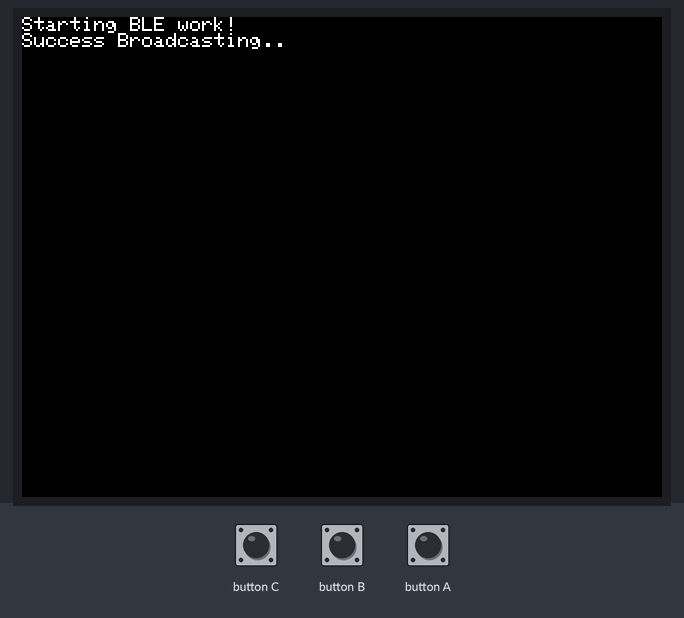
This sketch was run on a simulated ESP32. Parts: 320×240 colour display. The test bench sets the inputs (shaded band). Nothing arrives over Bluetooth unless stated; a phone connects over Bluetooth LE 3 s after start.

Above: at 1.3 s.
1.4 s: button C pressed for 0.6 s
At 3.3 s:
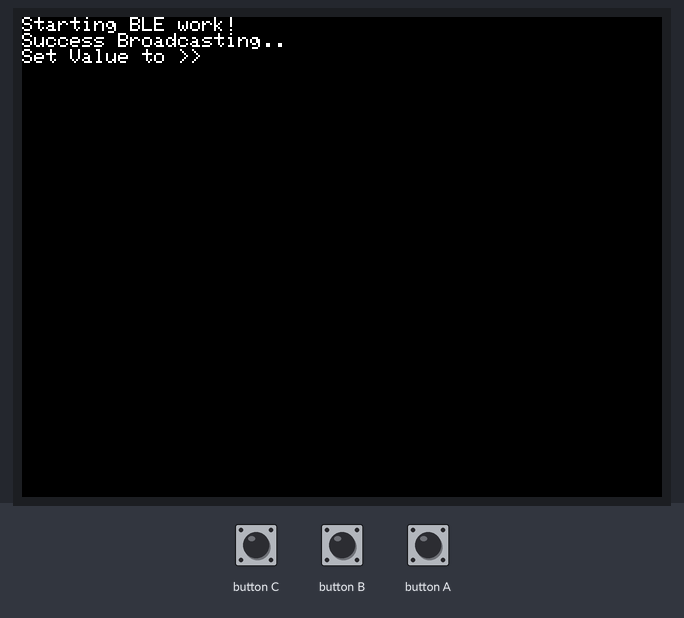
3.6 s: button A pressed for 0.6 s
At 4.9 s:
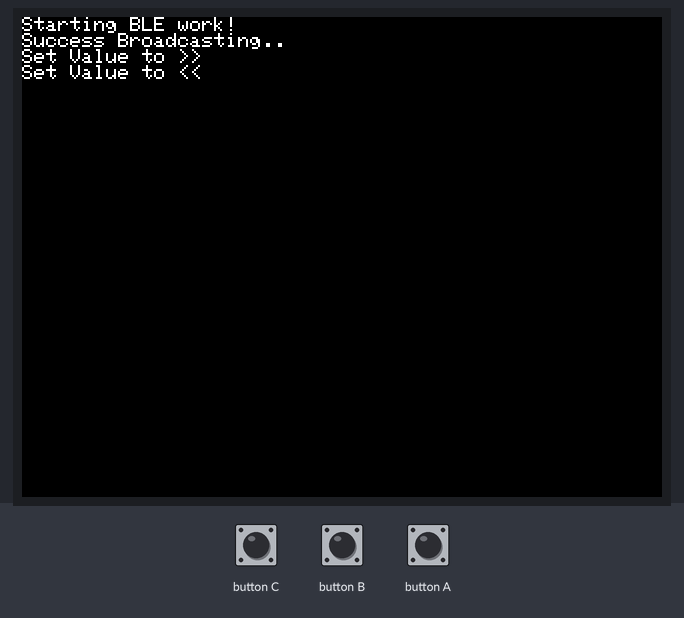
5.7 s: button B pressed for 0.6 s
At 6.9 s:
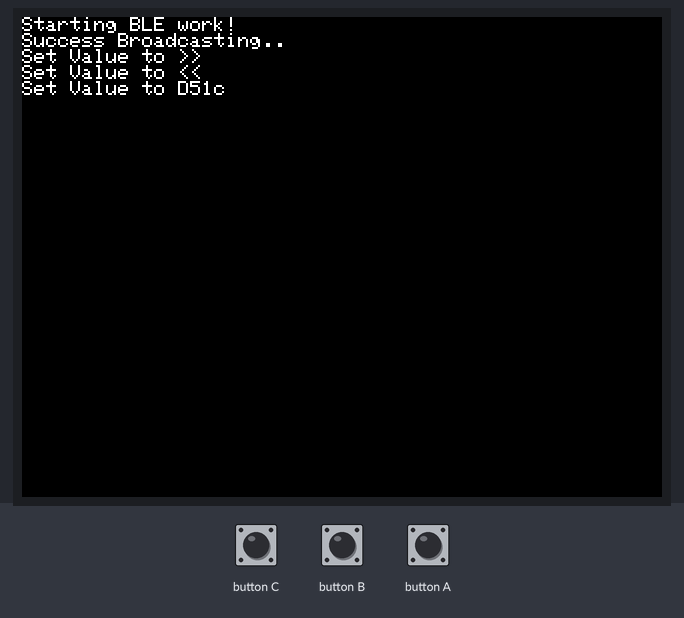
8.1 s: button C pressed for 1 s
At 9.7 s:
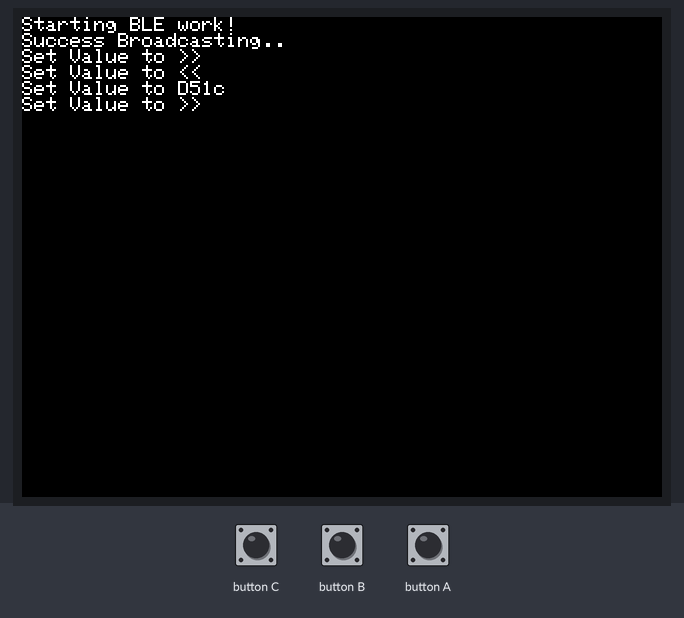
10.6 s: button B pressed for 1 s
At 11.7 s:
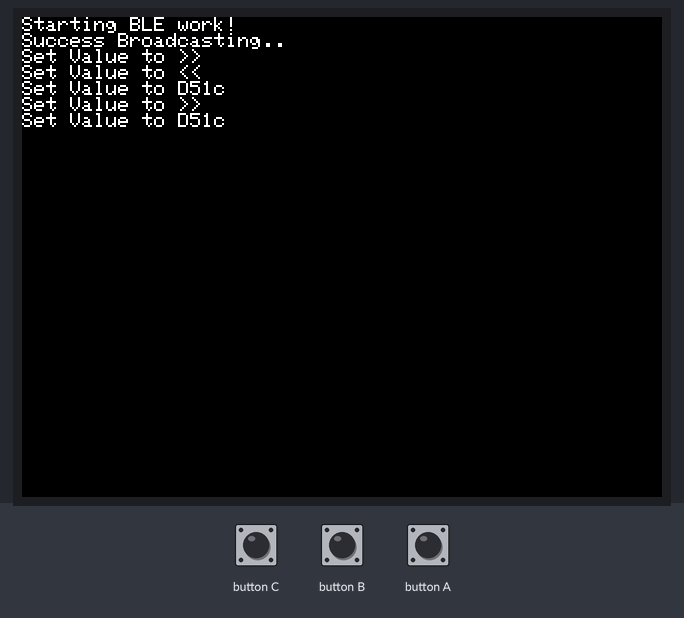
13.1 s: button A pressed for 1 s
At 14.9 s:
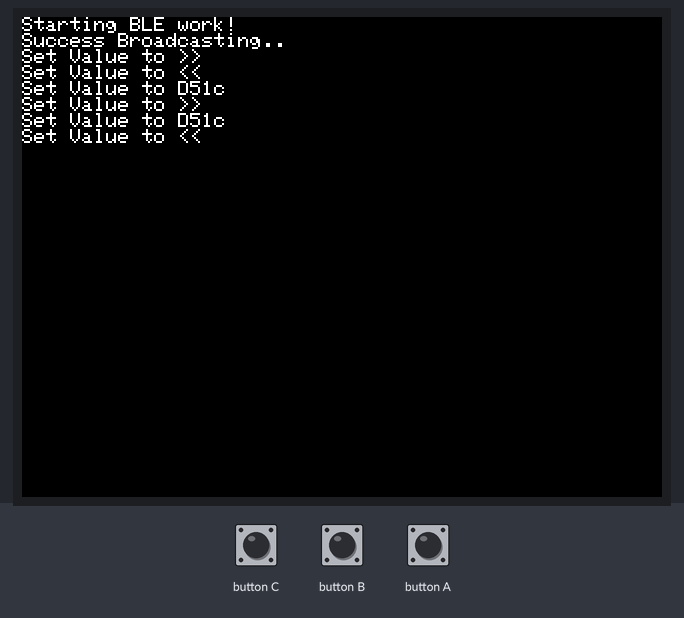
Timing chart, 0 to 16.4 s (numbered marks = the images above; inputs shaded):
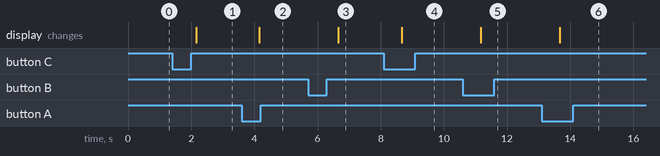

Measured:
- after the input at 1.4 s, the display: changes after 0.76 s (image 1)
- after the input at 3.6 s, the display: changes after 0.56 s (image 2)
- after the input at 5.7 s, the display: changes after 0.96 s (image 3)
- after the input at 8.1 s, the display: changes after 0.56 s (image 4)
- after the input at 10.6 s, the display: changes after 0.57 s (image 5)
- after the input at 13.1 s, the display: changes after 0.57 s (image 6)

The sketch:

BLEServer.ino
```cpp
#include <BLEDevice.h>
#include <BLEUtils.h>
#include <BLEServer.h>
#include <M5Stack.h>
#define SERVICE_UUID        "0000fff0-0000-1000-8000-00805f9b34fb"
#define CHARACTERISTIC_UUID "beb5483e-36e1-4688-b7f5-ea07361b26a8"
String Message = "DMESSAGE";
BLEService *pService;
BLEAdvertising *pAdvertising;
BLECharacteristic *pCharacteristic;

void setup() {
  M5.begin();
  Serial.begin(115200);
  M5.Lcd.println("Starting BLE work!");

  BLEDevice::init("D51-MASTER");
  BLEServer *pServer = BLEDevice::createServer();
  pService = pServer->createService(SERVICE_UUID);

  pCharacteristic = pService->createCharacteristic(
                      CHARACTERISTIC_UUID,
                      BLECharacteristic::PROPERTY_READ |
                      BLECharacteristic::PROPERTY_WRITE
                    );

  pCharacteristic->setValue(Message.c_str());
  pService->start();
  pAdvertising = pServer->getAdvertising();
  // 這一行很重要，之前就是這一行沒加入一直沒有成功
  pAdvertising->addServiceUUID(pService->getUUID());
  pAdvertising->start();
  M5.Lcd.println("Success Broadcasting..");
}

void loop() {

  if (M5.BtnA.wasPressed()) {
    Message = "<<";
   pCharacteristic->setValue(Message.c_str());
    M5.Lcd.print("Set Value to ");
    M5.Lcd.println(Message.c_str());
  }
  else if (M5.BtnC.wasPressed()) {
    Message = ">>";
   pCharacteristic->setValue(Message.c_str());
    M5.Lcd.print("Set Value to ");
    M5.Lcd.println(Message.c_str());
  }
  else if (M5.BtnB.wasPressed()) {
    Message = "D51c";
    pCharacteristic->setValue(Message.c_str());
    M5.Lcd.print("Set Value to ");
    M5.Lcd.println(Message.c_str());
  }
  M5.update();
  delay(500);
}
```
